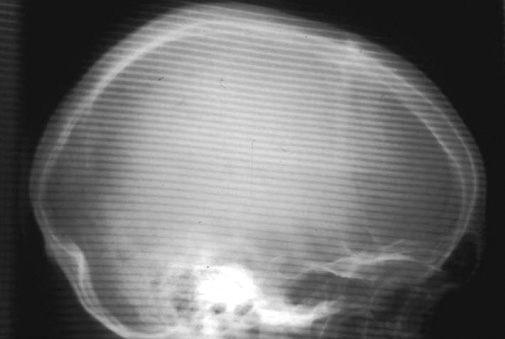
%> input picture courses/semester_1/Signal Processing/octave/Im1.jpg, 505 x 339 px
$ octave HW_ZaitsevAnton.m   (GNU Octave 9; MATLAB toolbox functions it lacks are replaced by stand-ins)
%> lines starting %> are read from the running program, lines starting %| are printed output that depends on the picture
%% Name: Zaitsev
%% First name: Anton

% for imread, imshow
%   if necessary, in command line:
%   pkg load image
%   or
%   pkg install -forge image


%% Exercise 1

clc; clear all; close all; % clear all variables and images
% pkg load image

%%% 1

Im1 = imread('Im1.jpg'); % load image
%> Im1 is the input picture: size 339x505 uint8; min 16, max 255, mean 111.2
whos Im1
Im1 = double(Im1)/255;  % normalization on [0,1]
%> Im1: size 339x505 double
whos Im1

figure, imshow(Im1); % plot image
title('Image 1 | Noisy')

% When we plot the graph of the Im1.jpg we can clearly
%   see the presense of noise in the image,
%   i.e. almost horizontal lines that go along
%   the whole image

%%% 2

m3 = ones(3,3)/9; # define mean filter 3 by 3
Im1m3 = (conv2(Im1,m3,'same')); % perform convolution of the image and the filter
figure, imshow(Im1m3) % plot image after applying mean filter
title('Mean filter 3x3 on Image 1')

% Here, perform the same steps as with 3x3 filter,
%   but increase the size of the filter to 5x5
m5 = ones(5,5)/25; # define mean filter 5 by 5
Im1m5 = (conv2(Im1,m5,'same'));
figure, imshow(Im1m5)
title('Mean filter 5x5 on Image 1')

% We can notice that as we increase the size of the mean filter
%   the image becomes more "smooth",
%   i.e filter adds a blurring effect to the image.
% The filter replaces each pixel value by the average value of itself
%   and its 8 or 24 neighboring pixels (3x3 or 5x5 filters respectively)

%%% 3

% Perform Fourier Transform in 2D
%   and shift lower frequences to the center of the spectrum
%   so that the zero frequency component
%   is located right at the center of the plot of the amplitude
FIm1 = fftshift(fft2(Im1));
% Compute the amplitude of the Fourier Transform
%   and convert to logarithmic scale (+1 to avoid computational issues).
% Next, when showing the image, normalize it, i.e. scale each value
%   in the range [0,1]
figure, FIm1L = log(1+abs(FIm1)); imshow( FIm1L/max(FIm1L(:)));
%> after `FIm1L = log(1+abs(FIm1))`:
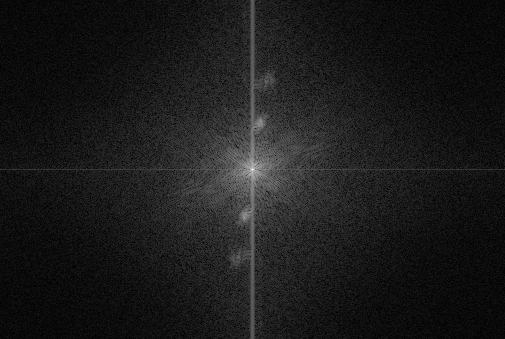
%> FIm1L: size 339x505 double; min 0.000896, max 11.22, mean 1.18; drawn with min black and max white
title("FFT of Image 1");
% We can notice 4 "anomalies", disks that are located on the same line.
% These anomalies represent the noise in the original image.

%%% 4

C = [[240, 256]; [245, 215]; [260, 123]; [266, 82]];
% C contains the approximate centers of the regions of the "anomalies"
%   which appeared seem due to noise.

%%% 5

% We can create a filter Fh that will nullify the "anomlies" present
%   in the original image.
% To do this, we can create a matrix with ones of the size of the original image
%   and add 4 circles filled with zeros with the centers specified in C.
% The radius of the "anomalies" is approximately 12-18.
% Let us  define 4 circles with centers defined in C with radii 16.
% The bigger the radius, the more information we will lose, but 16 should be fine.
R = 16; % define radius of "anomalies"
[x,y] = meshgrid(1:size(Im1)(2), 1:size(Im1)(1)); % define a coordinate matrix of size Im1
z1 = sqrt((x-240).^2+(y-256).^2); % define circle of first anomaly at center (240, 256)
z2 = sqrt((x-245).^2+(y-215).^2); % define circle of second anomaly at center (245, 215)
z3 = sqrt((x-260).^2+(y-123).^2); % define circle of third anomaly at center (260, 123)
z4 = sqrt((x-266).^2+(y-82).^2); % define circle of fourth anomaly at center (266, 82)
Fh = ~((z1 < R) | (z2 < R) | (z3 < R) | (z4 < R)); % put 1's outside the circles, 0 otherwise
figure, imshow(Fh)
title(['"FFT of filter h | radius=',num2str(R)]);

%%% 6

% Now, multiply amplitude of the Fourier Transform of the original signal
%   with the defined filter to remove "anomalies" that create noise in the image.
FhIm1 = Fh .* FIm1;
figure, FhIm1L = log(1+abs(FhIm1)); imshow( FhIm1L/max(FhIm1L(:)));
%> after `imshow( FhIm1L/max(FhIm1L(:)))`:
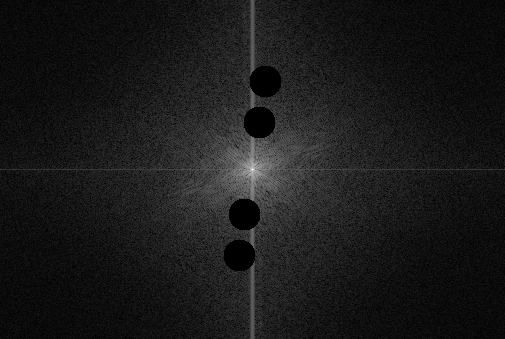
%> displayed picture: size 339x505, on the screen's scale of 0 to 255; min 0, max 255, mean 25.5
title("FFT of filtered Image 1")

%%% 7

% Reconstruct "denoised" signal using inverse Fourier Transform.
% Note that most of the noise that was present in the original image is gone,
%   meaning that 4 anomalies that were identified in the amplitude of the
%   Fourier Transform of the original image indeed depicted the noise
%   that we wanted to remove.
hIm1 = ifft2(ifftshift(FhIm1));
figure, imshow(abs(hIm1));
title("Reconstruction of Image 1")


%% Exercise 2

clc; clear all; close all; % clear all variables and images

%%% 1

%> (the run ends here)

$ run again, with courses/semester_1/Signal Processing/octave/femme.jpg copied over courses/semester_1/Signal Processing/octave/Im1.jpg
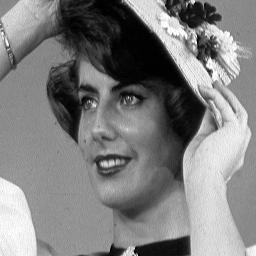
%> input picture courses/semester_1/Signal Processing/octave/femme.jpg, 256 x 256 px
%> Im1 is the input picture: size 256x256 uint8; min 0, max 255, mean 127.2
%> Im1: size 256x256 double
%> `Im1m5 = (conv2(Im1,m5,'same'));`:
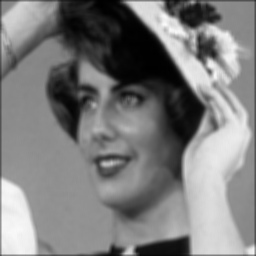
%> Im1m5: size 256x256 double; min 0.00329, max 0.98, mean 0.493
%> `imshow( FhIm1L/max(FhIm1L(:)))`:
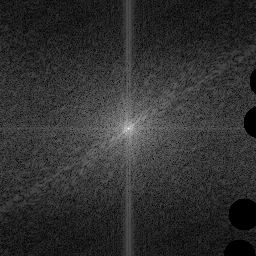
%> displayed picture: size 256x256, on the screen's scale of 0 to 255; min 0, max 255, mean 47.9
